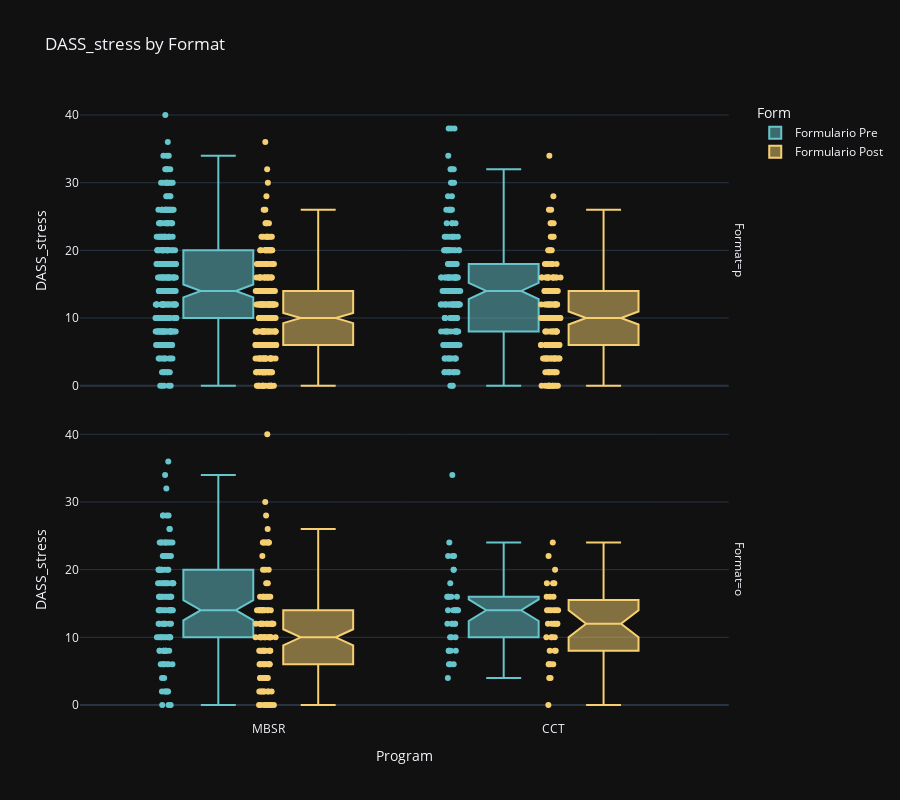
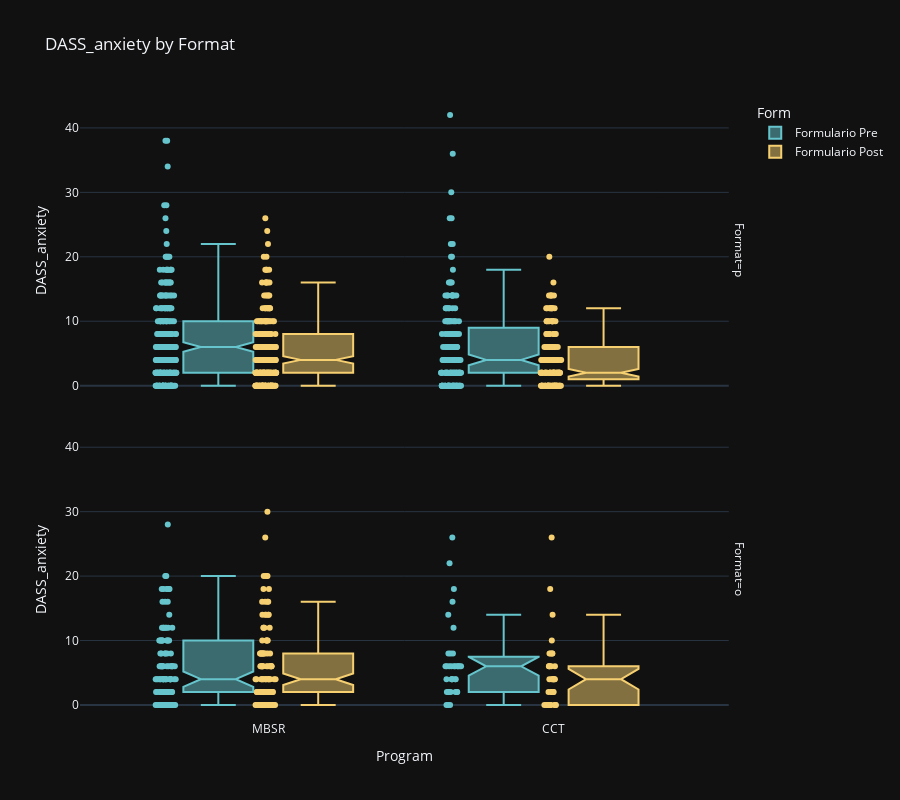
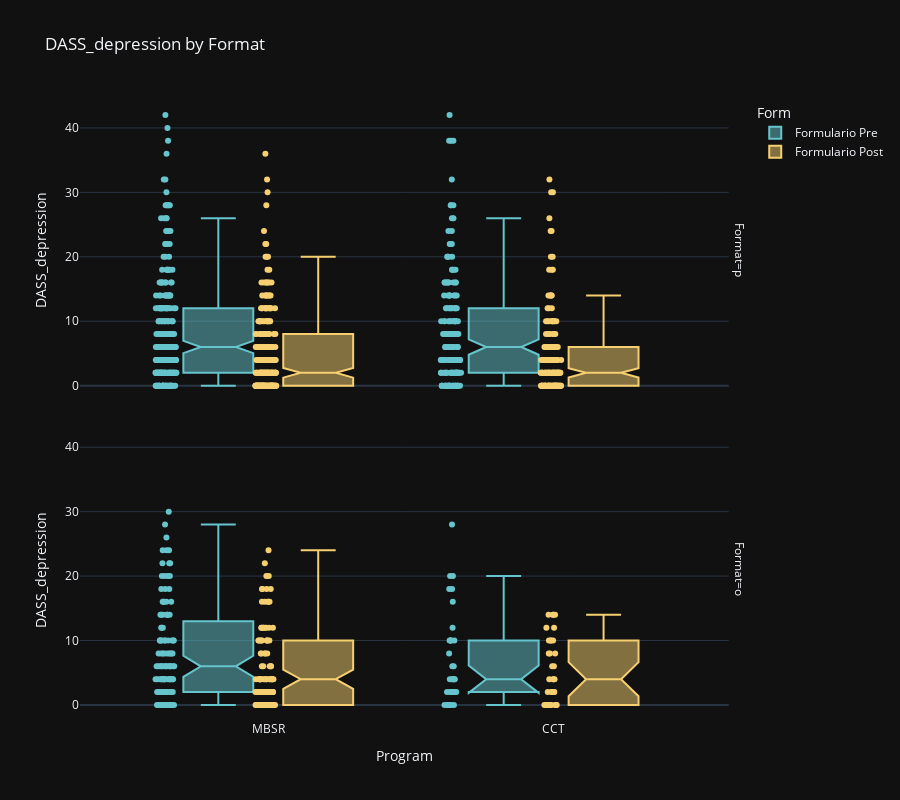

The cell these charts' notebook holds for them, in order:
### Code cell
posibles_comparaciones = ['Format', 'Teacher', 'Gender']
lista_escalas = ['DASS_stress', 'DASS_anxiety', 'DASS_depression']
option = 'Format'
for escala in lista_escalas:
    height = len(df[option].unique().tolist()) * 400
    fig = px.box(df, x="Program", y=escala, points='all',
             color = "Form" , title=escala + ' by ' + option, notched=True,
             facet_row = option,
             color_discrete_sequence=px.colors.qualitative.Pastel, template="plotly_dark",
             height= height
            )
    aov = pg.anova(dv=escala, between=["Program", option], data=df,
               detailed=True)
    anova_mixed = df.mixed_anova(dv=escala, between=option, within='Form', subject='id_subject', effsize="ng2", correction = True ).round(3)
    posthocs = pg.pairwise_ttests(dv=escala, within='Form', subject='id_subject', between=option, parametric=False, effsize = 'cohen', interaction = True, correction = True, data = df ).round(3)
    print(aov,anova_mixed, posthocs)
    fig.show()

### Figure 1 — Plotly figure (JSON) as saved in the notebook; plotly's stock layout.template omitted (floating-point values rounded to 4 significant figures; data arrays with more than 128 entries replaced by an {"elided": "..."} marker saying what was removed)
{"data": [{"alignmentgroup": "True", "boxpoints": "all", "hovertemplate": "Form=Formulario Pre<br>Format=p<br>Program=%{x}<br>DASS_stress=%{y}<extra></extra>", "legendgroup": "Formulario Pre", "marker": {"color": "rgb(102, 197, 204)"}, "name": "Formulario Pre", "notched": true, "offsetgroup": "Formulario Pre", "orientation": "v", "showlegend": true, "x": {"elided": "447 str values"}, "x0": " ", "xaxis": "x2", "y": {"elided": "447 float values"}, "y0": " ", "yaxis": "y2", "type": "box"}, {"alignmentgroup": "True", "boxpoints": "all", "hovertemplate": "Form=Formulario Pre<br>Format=o<br>Program=%{x}<br>DASS_stress=%{y}<extra></extra>", "legendgroup": "Formulario Pre", "marker": {"color": "rgb(102, 197, 204)"}, "name": "Formulario Pre", "notched": true, "offsetgroup": "Formulario Pre", "orientation": "v", "showlegend": false, "x": {"elided": "147 str values"}, "x0": " ", "xaxis": "x", "y": {"elided": "147 float values"}, "y0": " ", "yaxis": "y", "type": "box"}, {"alignmentgroup": "True", "boxpoints": "all", "hovertemplate": "Form=Formulario Post<br>Format=p<br>Program=%{x}<br>DASS_stress=%{y}<extra></extra>", "legendgroup": "Formulario Post", "marker": {"color": "rgb(246, 207, 113)"}, "name": "Formulario Post", "notched": true, "offsetgroup": "Formulario Post", "orientation": "v", "showlegend": true, "x": {"elided": "447 str values"}, "x0": " ", "xaxis": "x2", "y": {"elided": "447 float values"}, "y0": " ", "yaxis": "y2", "type": "box"}, {"alignmentgroup": "True", "boxpoints": "all", "hovertemplate": "Form=Formulario Post<br>Format=o<br>Program=%{x}<br>DASS_stress=%{y}<extra></extra>", "legendgroup": "Formulario Post", "marker": {"color": "rgb(246, 207, 113)"}, "name": "Formulario Post", "notched": true, "offsetgroup": "Formulario Post", "orientation": "v", "showlegend": false, "x": {"elided": "147 str values"}, "x0": " ", "xaxis": "x", "y": {"elided": "147 float values"}, "y0": " ", "yaxis": "y", "type": "box"}], "layout": {"xaxis": {"anchor": "y", "domain": [0.0, 0.98], "title": {"text": "Program"}}, "yaxis": {"anchor": "x", "domain": [0.0, 0.485], "title": {"text": "DASS_stress"}}, "xaxis2": {"anchor": "y2", "domain": [0.0, 0.98], "matches": "x", "showticklabels": false}, "yaxis2": {"anchor": "x2", "domain": [0.515, 1.0], "matches": "y", "title": {"text": "DASS_stress"}}, "annotations": [{"font": {}, "showarrow": false, "text": "Format=o", "textangle": 90, "x": 0.98, "xanchor": "left", "xref": "paper", "y": 0.2425, "yanchor": "middle", "yref": "paper"}, {"font": {}, "showarrow": false, "text": "Format=p", "textangle": 90, "x": 0.98, "xanchor": "left", "xref": "paper", "y": 0.7575, "yanchor": "middle", "yref": "paper"}], "legend": {"title": {"text": "Form"}, "tracegroupgap": 0}, "title": {"text": "DASS_stress by Format"}, "boxmode": "group", "height": 800}}

### Figure 2 — Plotly figure (JSON) as saved in the notebook; plotly's stock layout.template omitted (floating-point values rounded to 4 significant figures; data arrays with more than 128 entries replaced by an {"elided": "..."} marker saying what was removed)
{"data": [{"alignmentgroup": "True", "boxpoints": "all", "hovertemplate": "Form=Formulario Pre<br>Format=p<br>Program=%{x}<br>DASS_anxiety=%{y}<extra></extra>", "legendgroup": "Formulario Pre", "marker": {"color": "rgb(102, 197, 204)"}, "name": "Formulario Pre", "notched": true, "offsetgroup": "Formulario Pre", "orientation": "v", "showlegend": true, "x": {"elided": "447 str values"}, "x0": " ", "xaxis": "x2", "y": {"elided": "447 float values"}, "y0": " ", "yaxis": "y2", "type": "box"}, {"alignmentgroup": "True", "boxpoints": "all", "hovertemplate": "Form=Formulario Pre<br>Format=o<br>Program=%{x}<br>DASS_anxiety=%{y}<extra></extra>", "legendgroup": "Formulario Pre", "marker": {"color": "rgb(102, 197, 204)"}, "name": "Formulario Pre", "notched": true, "offsetgroup": "Formulario Pre", "orientation": "v", "showlegend": false, "x": {"elided": "147 str values"}, "x0": " ", "xaxis": "x", "y": {"elided": "147 float values"}, "y0": " ", "yaxis": "y", "type": "box"}, {"alignmentgroup": "True", "boxpoints": "all", "hovertemplate": "Form=Formulario Post<br>Format=p<br>Program=%{x}<br>DASS_anxiety=%{y}<extra></extra>", "legendgroup": "Formulario Post", "marker": {"color": "rgb(246, 207, 113)"}, "name": "Formulario Post", "notched": true, "offsetgroup": "Formulario Post", "orientation": "v", "showlegend": true, "x": {"elided": "447 str values"}, "x0": " ", "xaxis": "x2", "y": {"elided": "447 float values"}, "y0": " ", "yaxis": "y2", "type": "box"}, {"alignmentgroup": "True", "boxpoints": "all", "hovertemplate": "Form=Formulario Post<br>Format=o<br>Program=%{x}<br>DASS_anxiety=%{y}<extra></extra>", "legendgroup": "Formulario Post", "marker": {"color": "rgb(246, 207, 113)"}, "name": "Formulario Post", "notched": true, "offsetgroup": "Formulario Post", "orientation": "v", "showlegend": false, "x": {"elided": "147 str values"}, "x0": " ", "xaxis": "x", "y": {"elided": "147 float values"}, "y0": " ", "yaxis": "y", "type": "box"}], "layout": {"xaxis": {"anchor": "y", "domain": [0.0, 0.98], "title": {"text": "Program"}}, "yaxis": {"anchor": "x", "domain": [0.0, 0.485], "title": {"text": "DASS_anxiety"}}, "xaxis2": {"anchor": "y2", "domain": [0.0, 0.98], "matches": "x", "showticklabels": false}, "yaxis2": {"anchor": "x2", "domain": [0.515, 1.0], "matches": "y", "title": {"text": "DASS_anxiety"}}, "annotations": [{"font": {}, "showarrow": false, "text": "Format=o", "textangle": 90, "x": 0.98, "xanchor": "left", "xref": "paper", "y": 0.2425, "yanchor": "middle", "yref": "paper"}, {"font": {}, "showarrow": false, "text": "Format=p", "textangle": 90, "x": 0.98, "xanchor": "left", "xref": "paper", "y": 0.7575, "yanchor": "middle", "yref": "paper"}], "legend": {"title": {"text": "Form"}, "tracegroupgap": 0}, "title": {"text": "DASS_anxiety by Format"}, "boxmode": "group", "height": 800}}

### Figure 3 — Plotly figure (JSON) as saved in the notebook; plotly's stock layout.template omitted (floating-point values rounded to 4 significant figures; data arrays with more than 128 entries replaced by an {"elided": "..."} marker saying what was removed)
{"data": [{"alignmentgroup": "True", "boxpoints": "all", "hovertemplate": "Form=Formulario Pre<br>Format=p<br>Program=%{x}<br>DASS_depression=%{y}<extra></extra>", "legendgroup": "Formulario Pre", "marker": {"color": "rgb(102, 197, 204)"}, "name": "Formulario Pre", "notched": true, "offsetgroup": "Formulario Pre", "orientation": "v", "showlegend": true, "x": {"elided": "447 str values"}, "x0": " ", "xaxis": "x2", "y": {"elided": "447 float values"}, "y0": " ", "yaxis": "y2", "type": "box"}, {"alignmentgroup": "True", "boxpoints": "all", "hovertemplate": "Form=Formulario Pre<br>Format=o<br>Program=%{x}<br>DASS_depression=%{y}<extra></extra>", "legendgroup": "Formulario Pre", "marker": {"color": "rgb(102, 197, 204)"}, "name": "Formulario Pre", "notched": true, "offsetgroup": "Formulario Pre", "orientation": "v", "showlegend": false, "x": {"elided": "147 str values"}, "x0": " ", "xaxis": "x", "y": {"elided": "147 float values"}, "y0": " ", "yaxis": "y", "type": "box"}, {"alignmentgroup": "True", "boxpoints": "all", "hovertemplate": "Form=Formulario Post<br>Format=p<br>Program=%{x}<br>DASS_depression=%{y}<extra></extra>", "legendgroup": "Formulario Post", "marker": {"color": "rgb(246, 207, 113)"}, "name": "Formulario Post", "notched": true, "offsetgroup": "Formulario Post", "orientation": "v", "showlegend": true, "x": {"elided": "447 str values"}, "x0": " ", "xaxis": "x2", "y": {"elided": "447 float values"}, "y0": " ", "yaxis": "y2", "type": "box"}, {"alignmentgroup": "True", "boxpoints": "all", "hovertemplate": "Form=Formulario Post<br>Format=o<br>Program=%{x}<br>DASS_depression=%{y}<extra></extra>", "legendgroup": "Formulario Post", "marker": {"color": "rgb(246, 207, 113)"}, "name": "Formulario Post", "notched": true, "offsetgroup": "Formulario Post", "orientation": "v", "showlegend": false, "x": {"elided": "147 str values"}, "x0": " ", "xaxis": "x", "y": {"elided": "147 float values"}, "y0": " ", "yaxis": "y", "type": "box"}], "layout": {"xaxis": {"anchor": "y", "domain": [0.0, 0.98], "title": {"text": "Program"}}, "yaxis": {"anchor": "x", "domain": [0.0, 0.485], "title": {"text": "DASS_depression"}}, "xaxis2": {"anchor": "y2", "domain": [0.0, 0.98], "matches": "x", "showticklabels": false}, "yaxis2": {"anchor": "x2", "domain": [0.515, 1.0], "matches": "y", "title": {"text": "DASS_depression"}}, "annotations": [{"font": {}, "showarrow": false, "text": "Format=o", "textangle": 90, "x": 0.98, "xanchor": "left", "xref": "paper", "y": 0.2425, "yanchor": "middle", "yref": "paper"}, {"font": {}, "showarrow": false, "text": "Format=p", "textangle": 90, "x": 0.98, "xanchor": "left", "xref": "paper", "y": 0.7575, "yanchor": "middle", "yref": "paper"}], "legend": {"title": {"text": "Form"}, "tracegroupgap": 0}, "title": {"text": "DASS_depression by Format"}, "boxmode": "group", "height": 800}}
